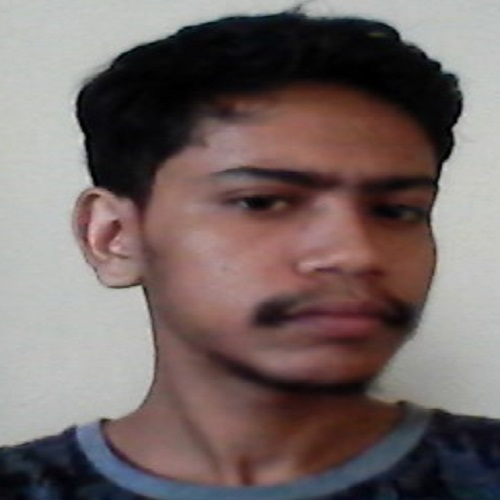
#> input picture dataset/23/1.jpg, 500 x 500 px; its folder holds only this picture in this run
$ python newTrain.py
#> lines starting #> are read from the running program, lines starting #| are printed output that depends on the picture
import cv2
import os
import numpy as np

# Load the dataset
dataset_path = 'dataset'
faces = []
labels = []
for folder_name in os.listdir(dataset_path):
    folder_path = os.path.join(dataset_path, folder_name)
    for filename in os.listdir(folder_path):
        image_path = os.path.join(folder_path, filename)
        image = cv2.imread(image_path, cv2.IMREAD_GRAYSCALE)
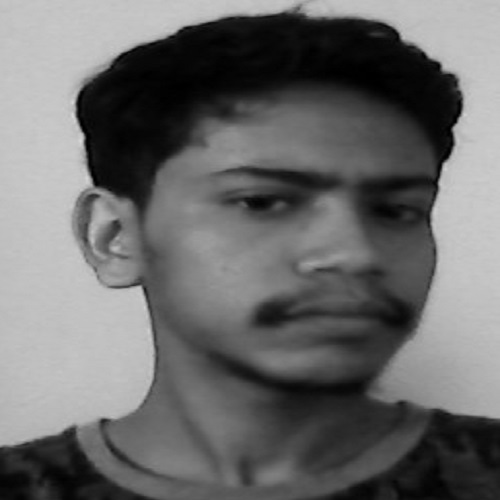
#> image: shape (500, 500); min 0, max 216, mean 106.8
        faces.append(image)
        labels.append(int(folder_name))
#> pass 2 of the loop `for folder_name in os.listdir(dataset_path):`:
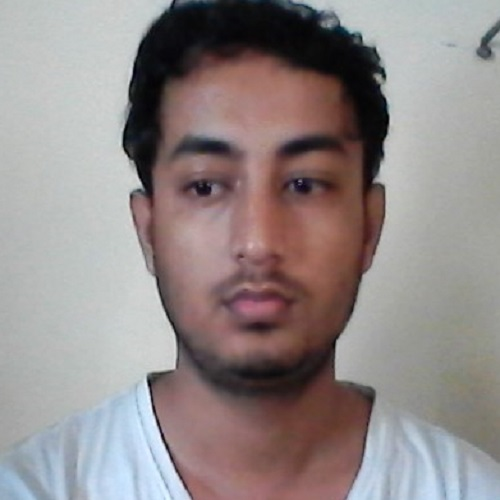
#> input picture dataset/29/1.jpg, 500 x 500 px
#> `image = cv2.imread(image_path, cv2.IMREAD_GRAYSCALE)`:
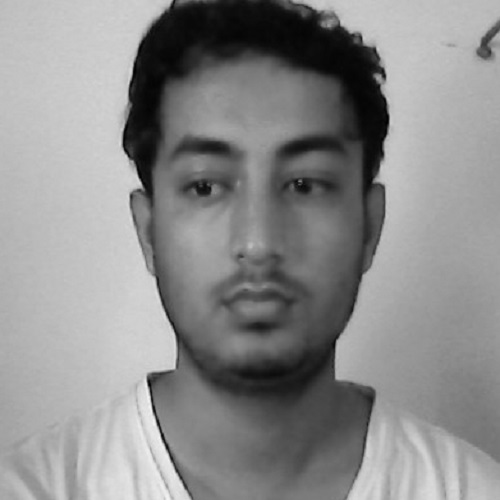
#> image: shape (500, 500); min 0, max 244, mean 139.9

# Train the face recognition model
recognizer = cv2.face.LBPHFaceRecognizer_create()
recognizer.train(faces, np.array(labels))

# Save the trained model to a file
recognizer.write('trained_model.xml')
